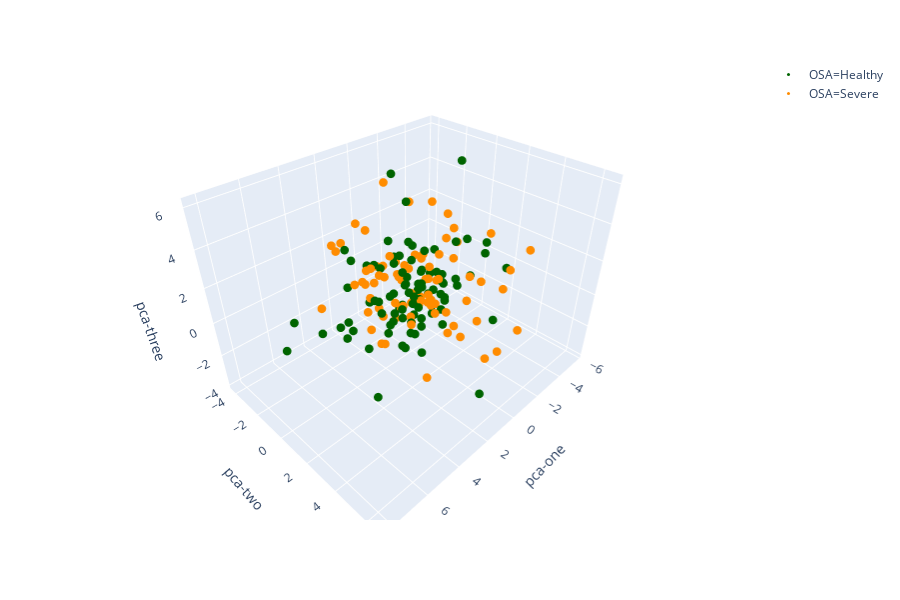

Notebook cell for this chart:
### Code cell
pca = PCA(3) 
Xnorm_pca = pca.fit_transform(Xnorm)

df['pca-one'] = Xnorm_pca[:,0]
df['pca-two'] = Xnorm_pca[:,1] 
df['pca-three'] = Xnorm_pca[:,2]

print('Number of components: ' + str(pca.n_components_))
print('Explained variation per principal component:\n' + str(pca.explained_variance_ratio_))

plt.figure(figsize=(16,10))
sns.scatterplot(
    x="pca-one", y="pca-two",
    hue="OSA",
    palette="Set2",
    data=df,
    s=300
)

import plotly.express as px

fig = px.scatter_3d(df,
                    x='pca-one',
                    y='pca-two',
                    z='pca-three',
                    color='OSA',
                    color_discrete_sequence=[
                        "rgb(0, 100, 0)",
                        "rgb(255, 140, 0)"
                    ],
                   )
fig.update_traces(marker=dict(size=3))
fig.show()
